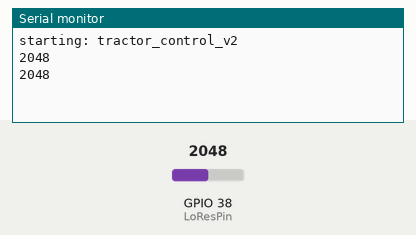
This program was run on a simulated ESP32. On the bench: the last lines printed to the serial monitor. The inputs (shaded band) are chosen by the test bench; at power-on: GPIO 38 (LoResPin) = 2048.

Above: at 6.8 s.
6.9 s: GPIO 38 (LoResPin) set to 2866
At 9.9 s:
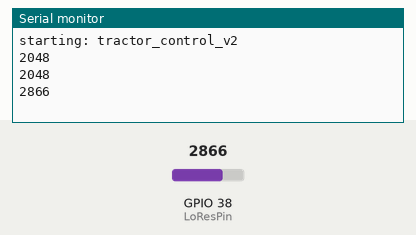
11.4 s: GPIO 38 (LoResPin) set to 3603
At 13.4 s:
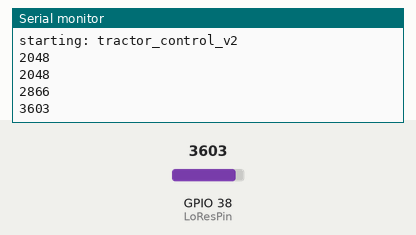
Timing chart, 0 to 14.9 s (numbered marks = the images above; inputs shaded):
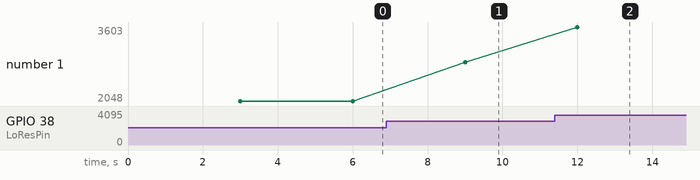

Measured:
- after the input at 6.9 s, the serial monitor: prints a new line after 2.1 s (image 1)
- after the input at 11.4 s, the serial monitor: prints a new line after 0.60 s (image 2)
- plotted number 1: 2048 → 2866 after the input at 6.9 s, 2866 → 3603 after the input at 11.4 s

The program:

main.cpp
```cpp
#include <Arduino.h>
/*
#include <soc/soc.h>
#include <soc/rtc>
*/

/*
Functions:
get radio transmission from lora, decode speed and steering instruction
read actual tractor speed and steering angle
instruct the transmission controller and steering controller to move

testing:
- read the lo-resolution angle sensor

Very hard left - 2900
soft hard left - 2660
middle - 1497, 1440, 1337
soft hard right - 92
very hard right - 0

*/
const int LoResPin = 38;  //   PCB  "Deadman" is pin 38
const int read_analog_pot_Interval = 3000;  // 100 10 HZ, 50 20Hz, 20 50 Hz, 1000 1 Hz
uint16_t current_position_low_res = 0;
unsigned long prev_analog_pot_read =  0;

// functions below loop() - required to tell VSCode compiler to look for them below.  Not required when using Arduino IDE
void startSerial();

void setup() {
    //WRITE_PERI_REG(RTC_CNTL_BROWN_OUT_REG, 0);  // ref: https://www.esp32.com/viewtopic.php?t=10742
    startSerial();
  // put your setup code here, to run once:
}

void loop() {
  // put your main code here, to run repeatedly:
  if (millis() - prev_analog_pot_read >= read_analog_pot_Interval) {
    current_position_low_res = analogRead(LoResPin); // PCB "Deadman" is pin 38
    Serial.println(current_position_low_res);
    // potValue = analogRead(potPin);
    //front_angle_low_res.data = current_position_low_res;    // publish ROS topic
    //vishaypot_front_angle_low_res.publish(&front_angle_low_res);
    prev_analog_pot_read = millis();
    }
}
void startSerial(){
  Serial.begin(115200);
  while (!Serial) {
      delay(1000);   // loop forever and don't continue
  }
  Serial.println("starting: tractor_control_v2");
}
```
